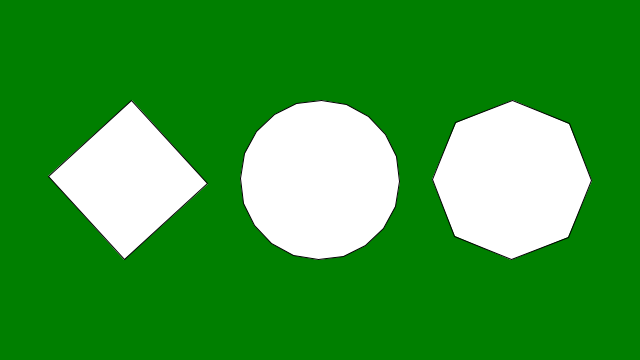
Frame 1 (no input)
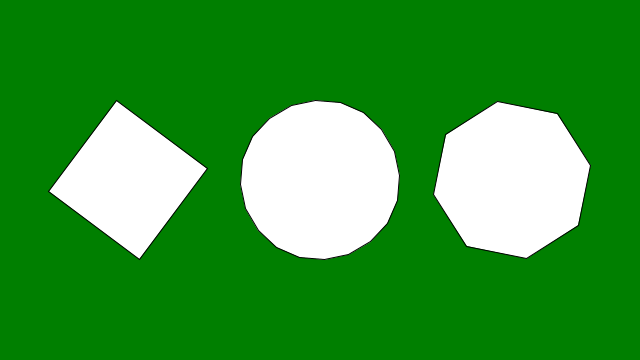
Frame 60 (the mouse pressed at the canvas centre just before this capture)
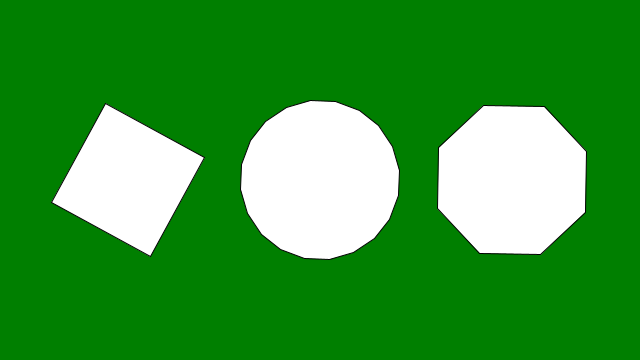
Frame 120 (the mouse held since frame 60 and released just before this capture)

The Processing sketch that drew these frames (run headless with seeded random() and noise(); from frame 60 on, the mouse is pressed at the canvas centre):

// Processing sketch: processing_116867
// ── processing_116867.pde

void setup() {
  size(640, 360);
}

void draw() {
  background(0,127,0);
  
  pushMatrix();
  translate(width*0.2, height*0.5);
  rotate(frameCount / 20.0);
  polygon(0, 0, 80, 4); 
  popMatrix();
  
  pushMatrix();
  translate(width*0.5, height*0.5);
  rotate(frameCount / 50.0);
  polygon(0, 0, 80, 20); 
  popMatrix();
  
  pushMatrix();
  translate(width*0.8, height*0.5);
  rotate(frameCount / 100.0);
  polygon(0, 0, 80, 8); 
  popMatrix();
}

void polygon(float x, float y, float radius, int npoints) {
  float angle = TWO_PI / npoints;
  beginShape();
  for (float a = 0; a < TWO_PI; a += angle) {
    float sx = x + cos(a) * radius;
    float sy = y + sin(a) * radius;
    vertex(sx, sy);
  }
  endShape(CLOSE);
}
